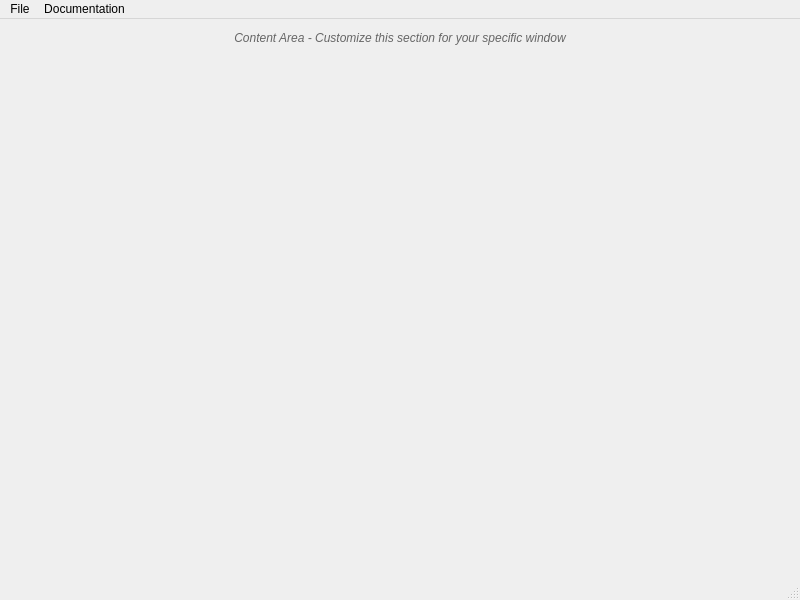
<?xml version="1.0" encoding="UTF-8"?>
<ui version="4.0">
 <class>BaseMainWindow</class>
 <widget class="QMainWindow" name="BaseMainWindow">
  <property name="geometry">
   <rect>
    <x>0</x>
    <y>0</y>
    <width>800</width>
    <height>600</height>
   </rect>
  </property>
  <property name="windowTitle">
   <string>Base Main Window</string>
  </property>
  <widget class="QWidget" name="centralWidget">
   <layout class="QVBoxLayout" name="mainLayout">
    <property name="spacing">
     <number>8</number>
    </property>
    <property name="leftMargin">
     <number>12</number>
    </property>
    <property name="topMargin">
     <number>12</number>
    </property>
    <property name="rightMargin">
     <number>12</number>
    </property>
    <property name="bottomMargin">
     <number>12</number>
    </property>
    <item>
     <widget class="QLabel" name="label_placeholder">
      <property name="text">
       <string>Content Area - Customize this section for your specific window</string>
      </property>
      <property name="alignment">
       <set>Qt::AlignCenter</set>
      </property>
      <property name="styleSheet">
       <string notr="true">color: #666; font-style: italic;</string>
      </property>
     </widget>
    </item>
    <item>
     <spacer name="verticalSpacer">
      <property name="orientation">
       <enum>Qt::Vertical</enum>
      </property>
      <property name="sizeHint" stdset="0">
       <size>
        <width>20</width>
        <height>40</height>
       </size>
      </property>
     </spacer>
    </item>
   </layout>
  </widget>
  <widget class="QMenuBar" name="menuBar">
   <property name="geometry">
    <rect>
     <x>0</x>
     <y>0</y>
     <width>800</width>
     <height>22</height>
    </rect>
   </property>
   <widget class="QMenu" name="menuFile">
    <property name="title">
     <string>File</string>
    </property>
    <addaction name="actionOpen"/>
    <addaction name="actionOpenFolder"/>
    <addaction name="separator"/>
    <addaction name="actionSave"/>
    <addaction name="separator"/>
    <addaction name="actionExit"/>
   </widget>
   <widget class="QMenu" name="menuDocumentation">
    <property name="title">
     <string>Documentation</string>
    </property>
    <addaction name="actionOpenDocumentation"/>
   </widget>
   <addaction name="menuFile"/>
   <addaction name="menuDocumentation"/>
  </widget>
  <widget class="QStatusBar" name="statusBar"/>
  <action name="actionOpen">
   <property name="text">
    <string>Open...</string>
   </property>
   <property name="shortcut">
    <string>Ctrl+O</string>
   </property>
  </action>
  <action name="actionSave">
   <property name="text">
    <string>Save</string>
   </property>
   <property name="shortcut">
    <string>Ctrl+S</string>
   </property>
  </action>
  <action name="actionOpenFolder">
   <property name="text">
    <string>Open Folder...</string>
   </property>
   <property name="shortcut">
    <string>Ctrl+Shift+O</string>
   </property>
  </action>
  <action name="actionExit">
   <property name="text">
    <string>Exit</string>
   </property>
   <property name="shortcut">
    <string>Ctrl+Q</string>
   </property>
  </action>
  <action name="actionOpenDocumentation">
   <property name="text">
    <string>Open Documentation</string>
   </property>
   <property name="shortcut">
    <string>F1</string>
   </property>
  </action>
 </widget>
 <resources/>
 <connections/>
</ui>
